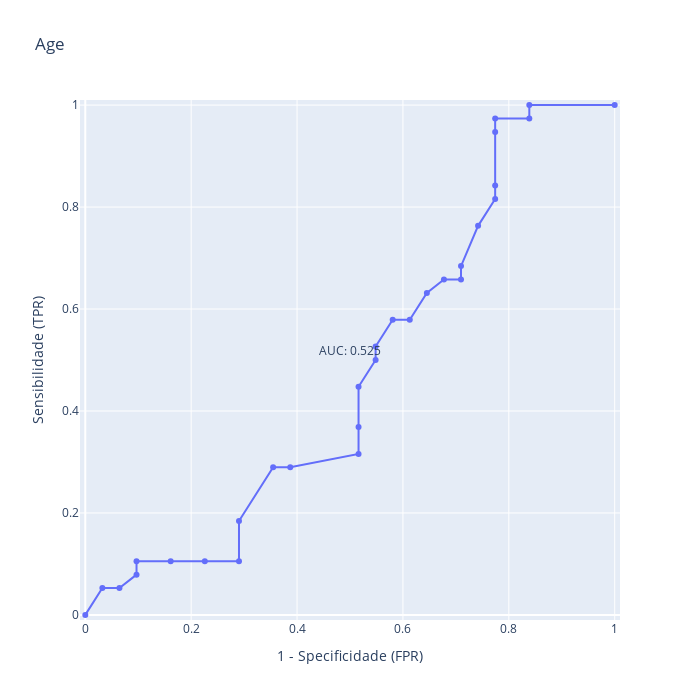
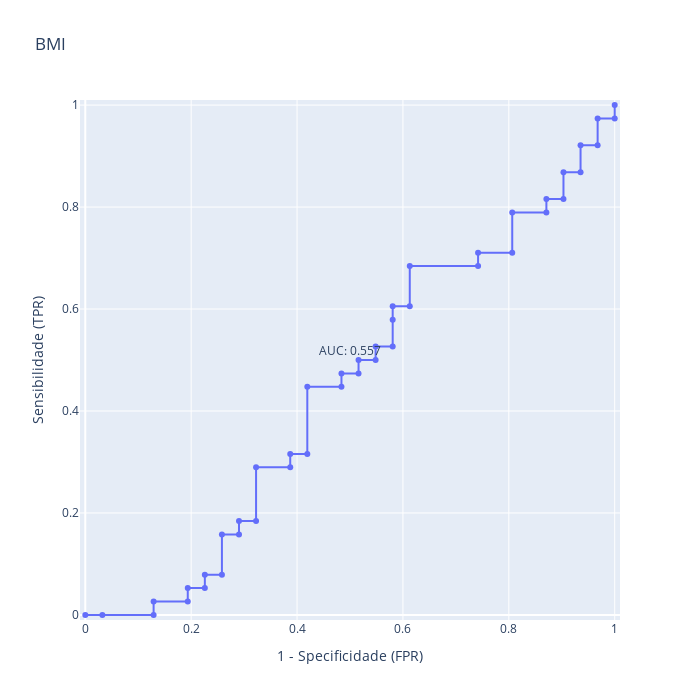
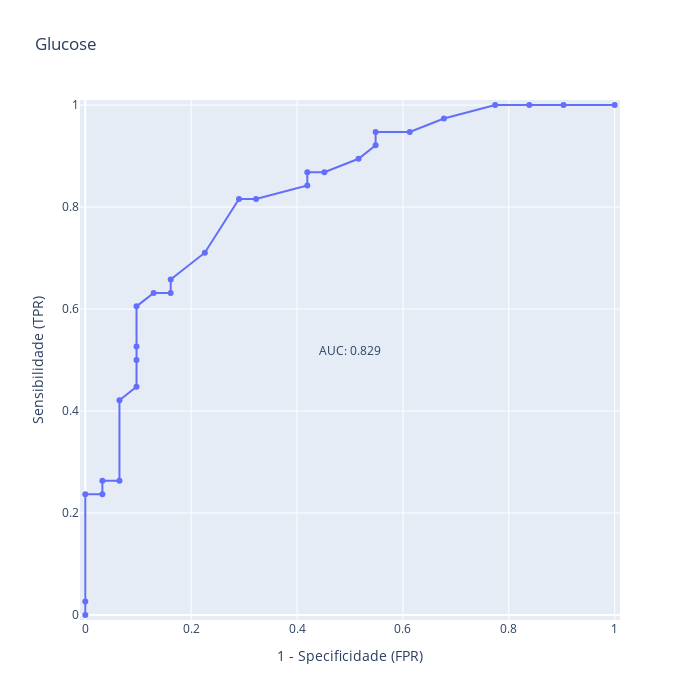
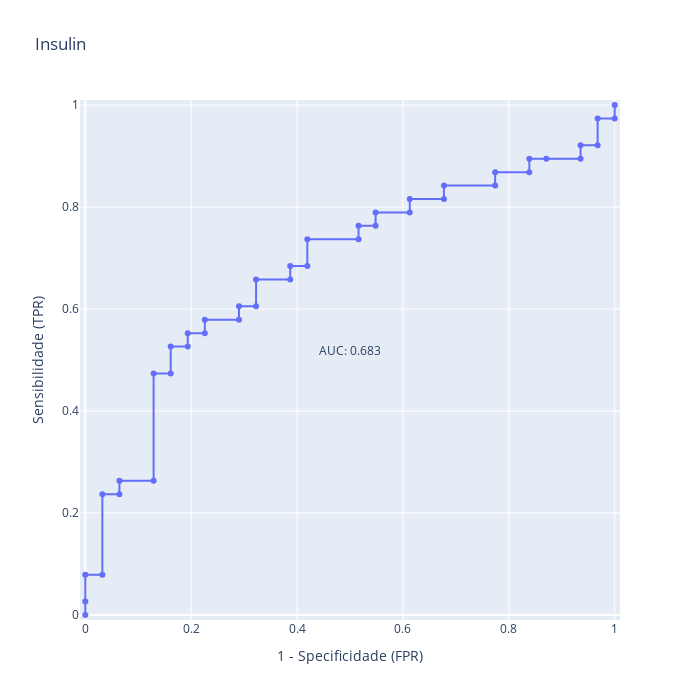

Notebook code for these charts, in order:
### Code cell
import pandas as pd
import numpy as np
from scipy.stats import kruskal

#--------------------------feature selection --------------------------
#Kruskal-Wallis
kruskal_selected_features = []
p_values = {}
classes = np.unique(y_train)
use_lda = X_train.columns
for feature in X_train.columns:
    groups = []
    for have_c in classes:
        groups.append(X_train.loc[y_train == have_c, feature]) #faz uma lista dependendo do valor do classification

    stat, p = kruskal(*groups) #stat fica com o valor H e p fica com o p-value
    p_values[feature] = p
    
    # Selecionar features com diferença estatisticamente significativa  (5% significance level)
    if p < 0.05:
        kruskal_selected_features.append(feature)
        print(f"Feature: {feature}, Kruskal-Wallis H-statistic: {stat}, p-value: {p}")


print("kruskal_selected_features:", kruskal_selected_features)


# Reduzir datasets apenas às features selecionadas pelo Kruskal-Wallis
X_krus_train_sel = X_train[kruskal_selected_features]
X_krus_val_sel = X_val[kruskal_selected_features]
X_krus_test_sel = X_test[kruskal_selected_features]




# ROC-AUC
import plotly.graph_objects as go
from sklearn.metrics import roc_curve, auc

# --- prepara dados (y_train e X_train já definidos) ---
classes = np.unique(y_train)
pos_label = classes[-1]   # define a classe positiva como a de maior valor (ex: 1 ou 2)

fnames = np.array(X_train.columns)
roc_auc = np.zeros(fnames.shape)

# --- calcular curvas ROC e AUC para cada feature ---
i = 0
for f in fnames:
    x_feat = X_train[f].to_numpy().astype(float)
    y_true = y_train.to_numpy()

    # curva ROC + AUC
    fpr, tpr, _ = roc_curve(y_true, x_feat, pos_label=pos_label)
    a = auc(fpr, tpr)
    if a < 0.5:
        a = 1 - a  # inverter direção se necessário
    roc_auc[i] = a

    # --- plot -> utilizar este codigo para relatorio  ---
    figR = go.Figure()
    figR.add_scatter(x=fpr, y=tpr, mode='lines+markers')
    figR.update_layout(autosize=False, width=700, height=700, title=dict(text=f))
    figR.update_xaxes(title_text="1 - Specificidade (FPR)", range=[-0.01, 1.01])
    figR.update_yaxes(title_text="Sensibilidade (TPR)", range=[-0.01, 1.01])
    figR.add_annotation(x=0.5, y=0.5, text=f"AUC: {a:.3f}", showarrow=False, yshift=10)
    figR.show()
    i += 1



# --- selecionar features com AUC acima do limiar (ex: 0.60) ---
roc_auc_selected_features = fnames[roc_auc > 0.60]
print("roc_auc_selected_features:", roc_auc_selected_features)

# --- reduzir os datasets ---
X_auc_train_sel = X_train[roc_auc_selected_features]
X_auc_val_sel   = X_val[roc_auc_selected_features]
X_auc_test_sel  = X_test[roc_auc_selected_features]


# Matriz de Correlação entre todas as features (treino)
import plotly.express as px

X = X_train[kruskal_selected_features].to_numpy().T
corrMat = np.corrcoef(X)
eatures = X_train[kruskal_selected_features].columns.tolist()
fig = px.imshow(
    corrMat,
    text_auto=True,
    labels=dict(x="Features", y="Features", color="Correlação"),
    x=eatures,
    y=eatures,
    width=1000,
    height=1000,
    color_continuous_scale=px.colors.sequential.gray
)
fig.update_layout(title="Matriz de Correlação entre TODAS as Features (Treino)")
fig.show()

### Figure 1 — Plotly figure (JSON) as saved in the notebook; plotly's stock layout.template omitted (floating-point values rounded to 4 significant figures)
{"data": [{"mode": "lines+markers", "type": "scatter", "x": [0, 0.03226, 0.06452, 0.09677, 0.09677, 0.1613, 0.2258, 0.2903, 0.2903, 0.3548, 0.3871, 0.5161, 0.5161, 0.5161, 0.5484, 0.5484, 0.5806, 0.6129, 0.6452, 0.6774, 0.7097, 0.7097, 0.7419, 0.7742, 0.7742, 0.7742, 0.7742, 0.8387, 0.8387, 1], "y": [0, 0.05263, 0.05263, 0.07895, 0.1053, 0.1053, 0.1053, 0.1053, 0.1842, 0.2895, 0.2895, 0.3158, 0.3684, 0.4474, 0.5, 0.5263, 0.5789, 0.5789, 0.6316, 0.6579, 0.6579, 0.6842, 0.7632, 0.8158, 0.8421, 0.9474, 0.9737, 0.9737, 1, 1]}], "layout": {"annotations": [{"showarrow": false, "text": "AUC: 0.525", "x": 0.5, "y": 0.5, "yshift": 10}], "autosize": false, "height": 700, "title": {"text": "Age"}, "width": 700, "xaxis": {"range": [-0.01, 1.01], "title": {"text": "1 - Specificidade (FPR)"}}, "yaxis": {"range": [-0.01, 1.01], "title": {"text": "Sensibilidade (TPR)"}}}}

### Figure 2 — Plotly figure (JSON) as saved in the notebook; plotly's stock layout.template omitted (floating-point values rounded to 4 significant figures)
{"data": [{"mode": "lines+markers", "type": "scatter", "x": [0, 0.03226, 0.129, 0.129, 0.1935, 0.1935, 0.2258, 0.2258, 0.2581, 0.2581, 0.2903, 0.2903, 0.3226, 0.3226, 0.3871, 0.3871, 0.4194, 0.4194, 0.4839, 0.4839, 0.5161, 0.5161, 0.5484, 0.5484, 0.5806, 0.5806, 0.5806, 0.6129, 0.6129, 0.7419, 0.7419, 0.8065, 0.8065, 0.871, 0.871, 0.9032, 0.9032, 0.9355, 0.9355, 0.9677, 0.9677, 1, 1], "y": [0, 0, 0, 0.02632, 0.02632, 0.05263, 0.05263, 0.07895, 0.07895, 0.1579, 0.1579, 0.1842, 0.1842, 0.2895, 0.2895, 0.3158, 0.3158, 0.4474, 0.4474, 0.4737, 0.4737, 0.5, 0.5, 0.5263, 0.5263, 0.5789, 0.6053, 0.6053, 0.6842, 0.6842, 0.7105, 0.7105, 0.7895, 0.7895, 0.8158, 0.8158, 0.8684, 0.8684, 0.9211, 0.9211, 0.9737, 0.9737, 1]}], "layout": {"annotations": [{"showarrow": false, "text": "AUC: 0.557", "x": 0.5, "y": 0.5, "yshift": 10}], "autosize": false, "height": 700, "title": {"text": "BMI"}, "width": 700, "xaxis": {"range": [-0.01, 1.01], "title": {"text": "1 - Specificidade (FPR)"}}, "yaxis": {"range": [-0.01, 1.01], "title": {"text": "Sensibilidade (TPR)"}}}}

### Figure 3 — Plotly figure (JSON) as saved in the notebook; plotly's stock layout.template omitted (floating-point values rounded to 4 significant figures)
{"data": [{"mode": "lines+markers", "type": "scatter", "x": [0, 0, 0, 0.03226, 0.03226, 0.06452, 0.06452, 0.09677, 0.09677, 0.09677, 0.09677, 0.129, 0.1613, 0.1613, 0.2258, 0.2903, 0.3226, 0.4194, 0.4194, 0.4516, 0.5161, 0.5484, 0.5484, 0.6129, 0.6774, 0.7742, 0.8387, 0.9032, 1], "y": [0, 0.02632, 0.2368, 0.2368, 0.2632, 0.2632, 0.4211, 0.4474, 0.5, 0.5263, 0.6053, 0.6316, 0.6316, 0.6579, 0.7105, 0.8158, 0.8158, 0.8421, 0.8684, 0.8684, 0.8947, 0.9211, 0.9474, 0.9474, 0.9737, 1, 1, 1, 1]}], "layout": {"annotations": [{"showarrow": false, "text": "AUC: 0.829", "x": 0.5, "y": 0.5, "yshift": 10}], "autosize": false, "height": 700, "title": {"text": "Glucose"}, "width": 700, "xaxis": {"range": [-0.01, 1.01], "title": {"text": "1 - Specificidade (FPR)"}}, "yaxis": {"range": [-0.01, 1.01], "title": {"text": "Sensibilidade (TPR)"}}}}

### Figure 4 — Plotly figure (JSON) as saved in the notebook; plotly's stock layout.template omitted (floating-point values rounded to 4 significant figures)
{"data": [{"mode": "lines+markers", "type": "scatter", "x": [0, 0, 0, 0.03226, 0.03226, 0.06452, 0.06452, 0.129, 0.129, 0.1613, 0.1613, 0.1935, 0.1935, 0.2258, 0.2258, 0.2903, 0.2903, 0.3226, 0.3226, 0.3871, 0.3871, 0.4194, 0.4194, 0.5161, 0.5161, 0.5484, 0.5484, 0.6129, 0.6129, 0.6774, 0.6774, 0.7742, 0.7742, 0.8387, 0.8387, 0.871, 0.9355, 0.9355, 0.9677, 0.9677, 1, 1], "y": [0, 0.02632, 0.07895, 0.07895, 0.2368, 0.2368, 0.2632, 0.2632, 0.4737, 0.4737, 0.5263, 0.5263, 0.5526, 0.5526, 0.5789, 0.5789, 0.6053, 0.6053, 0.6579, 0.6579, 0.6842, 0.6842, 0.7368, 0.7368, 0.7632, 0.7632, 0.7895, 0.7895, 0.8158, 0.8158, 0.8421, 0.8421, 0.8684, 0.8684, 0.8947, 0.8947, 0.8947, 0.9211, 0.9211, 0.9737, 0.9737, 1]}], "layout": {"annotations": [{"showarrow": false, "text": "AUC: 0.683", "x": 0.5, "y": 0.5, "yshift": 10}], "autosize": false, "height": 700, "title": {"text": "Insulin"}, "width": 700, "xaxis": {"range": [-0.01, 1.01], "title": {"text": "1 - Specificidade (FPR)"}}, "yaxis": {"range": [-0.01, 1.01], "title": {"text": "Sensibilidade (TPR)"}}}}
